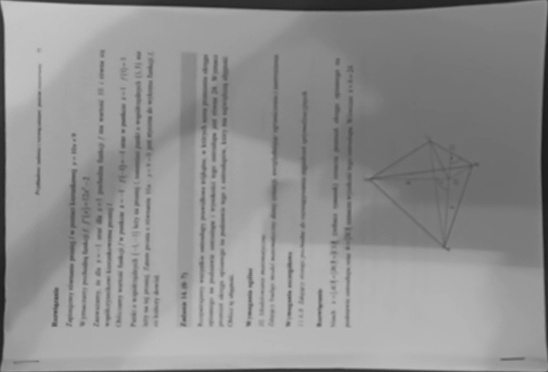
#> input picture scans/scan_1.jpg, 548 x 372 px, given in place of the camera
$ python main.py
#> lines starting #> are read from the running program, lines starting #| are printed output that depends on the picture; after the words box and inside, x2 and y2 are one past the last pixel; in counts of white or black regions, pixels touching at a corner belong together
import cv2
import keyboard
import matplotlib.pyplot as plt
import numpy as np
from scipy.spatial import distance as dist
from PIL import Image
import os

# TODO:
# Add the functionality to rotate a frame
# Tune the parameters for the higher resolution camera
# split the code to different files and improve it readability

def detect_contour(frame):
    blurred = cv2.GaussianBlur(frame, (5, 5), 1)
    # apply automatic Canny edge detection using the computed median
    med = np.median(blurred)
    sigma = 0.33
    lower = int(max(0, (1.0 - sigma) * med))
    upper = int(min(255, (1.0 + sigma) * med))
    edges = cv2.Canny(blurred, lower, upper)

    # cv2.findContours detects change in the image color and marks it as a contour
    # the other value which it returns is hierarhy of contours if they are nested in each other (I am not interested in it)
    # RETR_EXTERNAL only the external contours are considered
    # CHAIN_APPROX_SIMPLE specifies that only the contours will be stored as a list of only the corner points rather than all the points in the contour
    contours, _ = cv2.findContours(edges, cv2.RETR_EXTERNAL, cv2.CHAIN_APPROX_SIMPLE)
    # sorting contours by the area
    contours = sorted(contours, key=cv2.contourArea, reverse=True)

    max_area = 0
    # By default the document contour are the frame borders
    scan_borders = np.array([[0,0],[width,0],[width,height],[0,height]])
    # finding the biggest rectangular contour
    for contour in contours:
        contour_area = cv2.contourArea(contour)
        if contour_area > 2500:
            contour_len = cv2.arcLength(contour, True)
            #  the 0.02 * contourLen value is a maximum deistance between contour and its aproximation
            polygon = cv2.approxPolyDP(contour, 0.1*contour_len, True)
            # if the contour can be aproximated to polygon with the area bigger than
            if len(polygon) == 4 and contour_area > max_area:
                scan_borders = polygon
                max_area = contour_area

    cv2.drawContours(frame, [scan_borders], -1, (0, 255, 0), 3)
    #plt.imshow(edges)
    return scan_borders

#TO DO:
# [140 lines left out: functions bolding, denoising, thresholding, order_points, four_point_transform, save_image and 1 more, not called in this run]

# change the argument to change the camera
demo_mode = True
camera_mode = True
scan_index = 1
camera = 0

if camera_mode == True:
    cap = cv2.VideoCapture(camera)
    _, frame = cap.read()
#> frame is the input picture: shape (372, 548, 3); min 26, max 201, mean 143.9
    height, width, _ = frame.shape
#> height = 372; width = 548
    fig, ax = plt.subplots() # fig is a container and ax is the plotting area

    while True:
        _, frame = cap.read()
        # turning to greyscale
        frame = cv2.cvtColor(frame, cv2.COLOR_RGB2GRAY)
#> frame: shape (372, 548)
        # perform all bluring and drawing operations on the original frame
        # and use frame copy for saving the scan
        frame_copy = frame.copy()

        scan_borders = detect_contour(frame)
#> in detect_contour, `med = np.median(blurred)`: med = 149
#> in detect_contour, `lower = int(max(0, (1.0 - sigma) * med))`: lower = 99
#> in detect_contour, `upper = int(min(255, (1.0 + sigma) * med))`: upper = 198
#> in detect_contour, `edges = cv2.Canny(blurred, lower, upper)`:
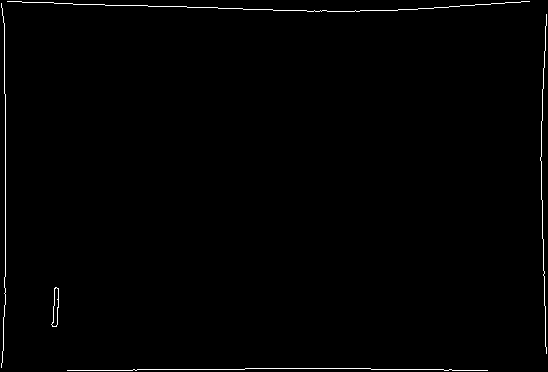
#> edges: shape (372, 548); 0.85% white in thin lines or dots
#> in detect_contour, `contours, _ = cv2.findContours(edges, cv2.RETR_EXTERNAL, cv2.CHAIN_APP..`: contours = 5 contours, 4 with area under 20; largest, box (x1, y1, x2, y2) and area: (51, 287, 59, 327) 160
#> the loop in detect_contour, `for contour in contours:` made 5 passes
#> contour_area on pass 1: 160
#> after the loop in detect_contour, `for contour in contours:`: max_area = 0
#> in detect_contour, `cv2.drawContours(frame, [scan_borders], -1, (0, 255, 0), 3)`:
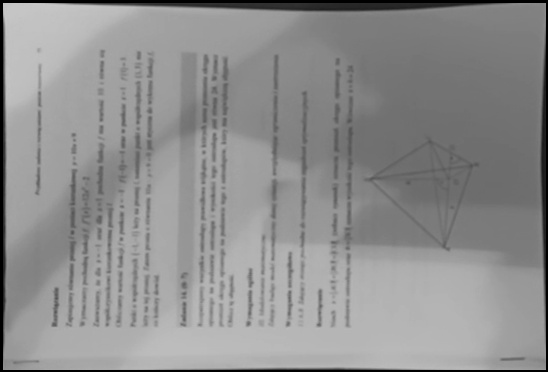
#> frame: shape (372, 548); min 0, max 201, mean 142.5
#> scan_borders = [[0, 0], [548, 0], [548, 372], [0, 372]]

        #displaying the frame:
        plt.imshow(frame) #displays the current frame in the Matplotlib axis.
        plt.pause(0.2)
        ax.cla() #clears the previous plot to show the next frame.

        # Check if the Escape key is pressed
        if keyboard.is_pressed('esc'):
#> (key esc is pressed here)
            break
        elif keyboard.is_pressed('w'):
            save_image(demo_mode, scan_borders, frame_copy, frame, scan_index, 3)
            scan_index += 1
            plt.imshow(frame)
            plt.pause(2)
    cap.release()
else:
    # Not finished yet:
    images = read_images_from_folder()
    for image in images:
        height, width, _ = image.shape
        image = cv2.cvtColor(image, cv2.COLOR_RGB2GRAY)
        # perform all bluring and drawing operations on the original frame
        # and use frame copy for saving the scan
        image_copy = image.copy()
        borders = detect_contour(image)
        save_image(demo_mode, borders, image_copy, image, scan_index, 1)
        scan_index += 1
